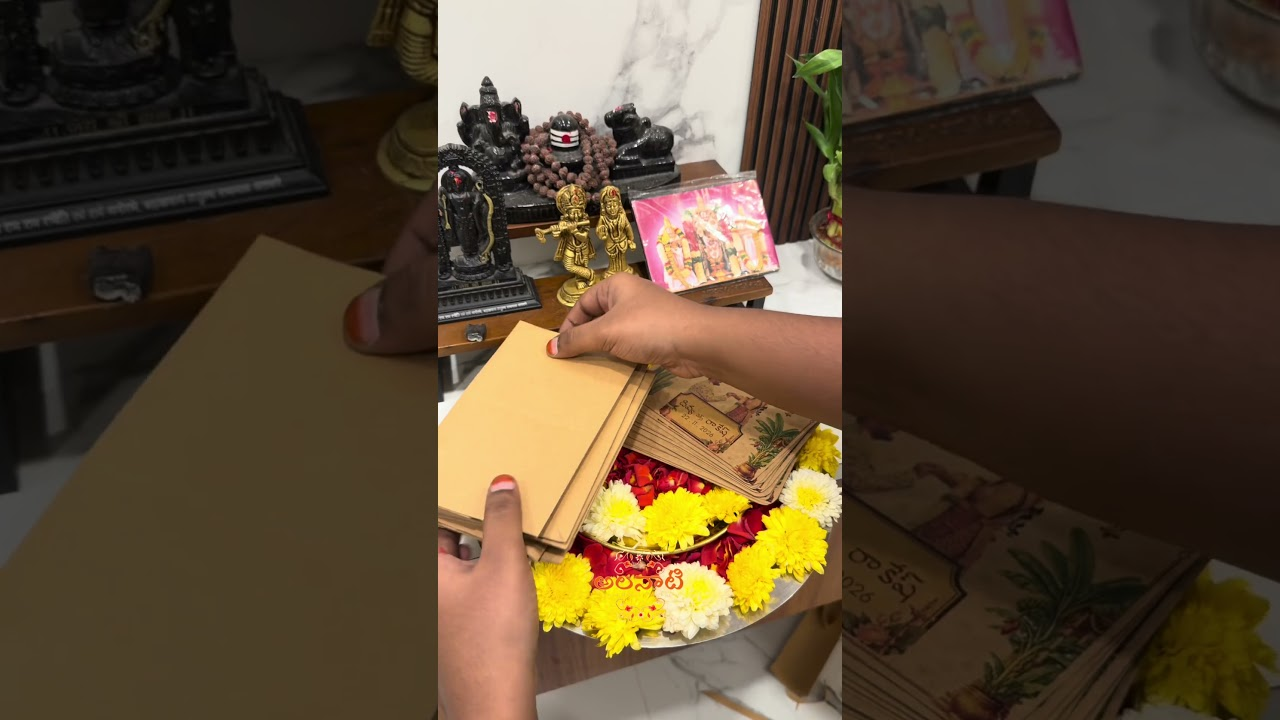
#> input picture thumbnails/aosKebQY4uw.jpg, 1280 x 720 px
$ python crop_cards.py
#> lines starting #> are read from the running program, lines starting #| are printed output that depends on the picture
from PIL import Image

# Crop the card from aosKebQY4uw.jpg
im = Image.open('thumbnails/aosKebQY4uw.jpg')
#> im is the input picture: PIL image 1280x720 RGB; mean R, G, B 86.5, 70.1, 50
w, h = im.size
#> w = 1280; h = 720
print("Size of aosKebQY4uw:", w, h)
#| Size of aosKebQY4uw: 1280 720

# In aosKebQY4uw, the card is in the center-lower region (around x: 400-850, y: 450-800)
# Let's save a crop
crop1 = im.crop((int(w * 0.3), int(h * 0.4), int(w * 0.7), int(h * 0.8)))
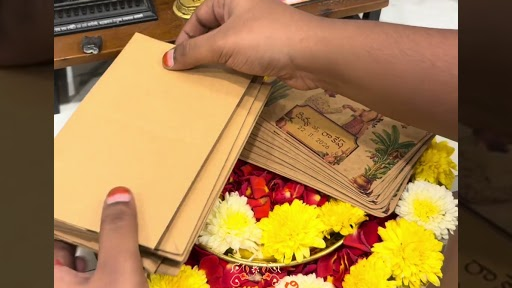
#> crop1: PIL image 512x288 RGB; mean R, G, B 157.3, 118.5, 69.4
crop1.save('thumbnails/crop_card_aos.jpg')

# In qPS0yLEwG3U, card on top right stack
im2 = Image.open('thumbnails/qPS0yLEwG3U.jpg')
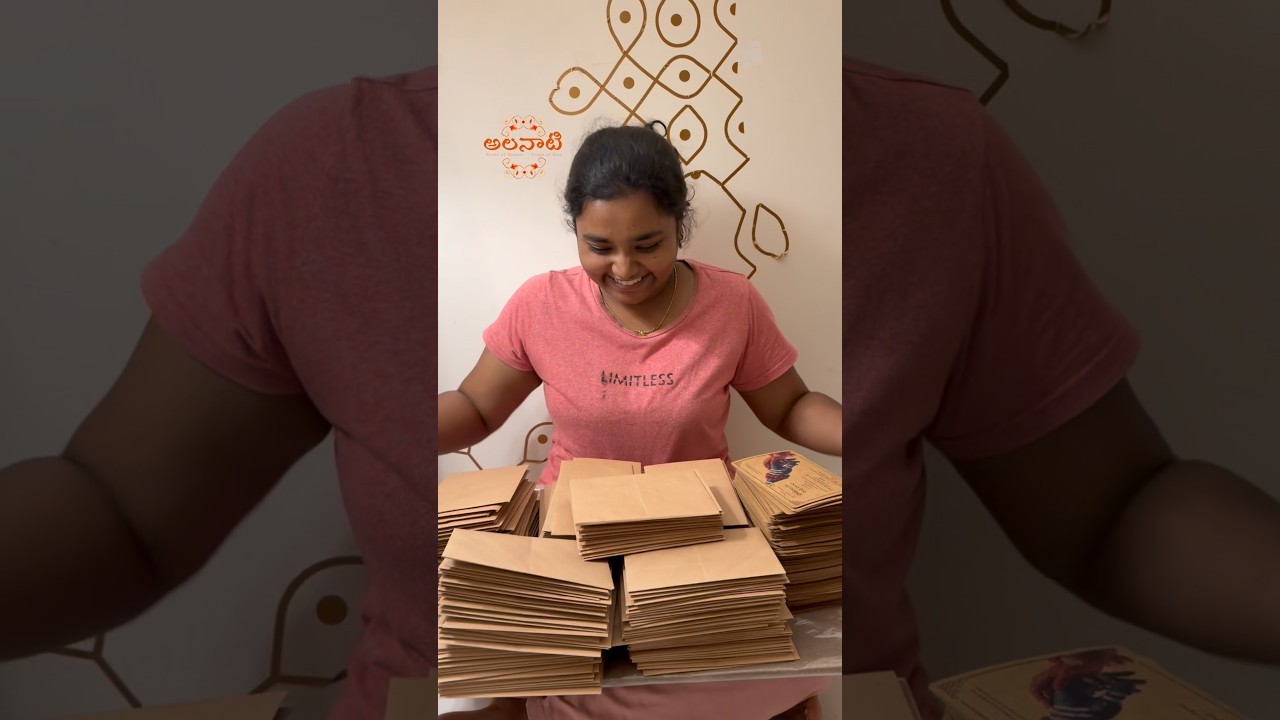
#> input picture thumbnails/qPS0yLEwG3U.jpg, 1280 x 720 px
#> im2 is the input picture: PIL image 1280x720 RGB; mean R, G, B 90, 67, 57.9
w2, h2 = im2.size
#> w2 = 1280; h2 = 720
crop2 = im2.crop((int(w2 * 0.55), int(h2 * 0.55), int(w2 * 0.95), int(h2 * 0.95)))
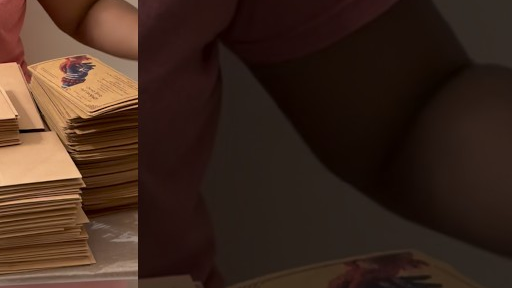
#> crop2: PIL image 512x288 RGB; mean R, G, B 61.7, 40.4, 29.3
crop2.save('thumbnails/crop_card_qps.jpg')

print("Cropped successfully!")
